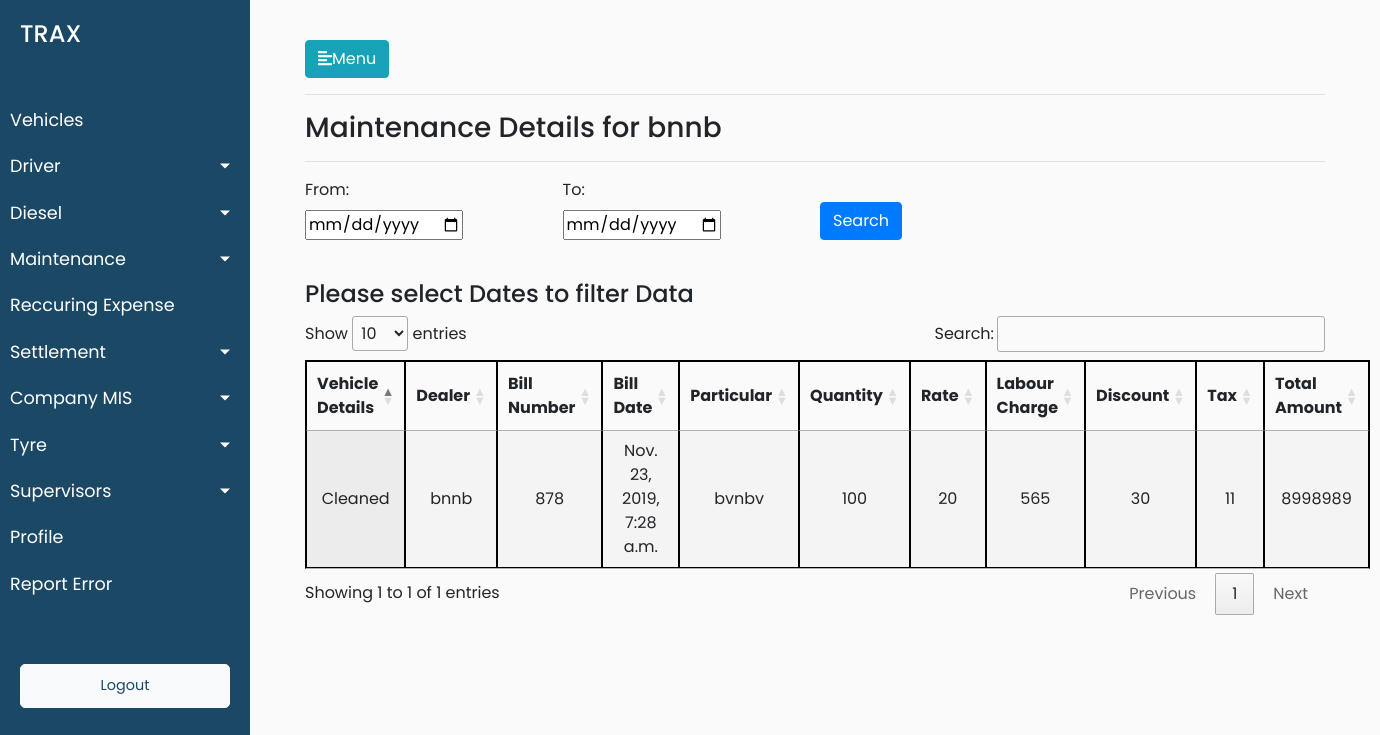
Screenshot of /maintenance/maintenance_update_payment/one_dealer/bnnb/ with the database file from the repository.
### trax_vehicle_manager_data/models.py (models this page shows, shortened)
class Expenses(models.Model):
    expense_name = models.CharField(max_length=50)
    expense_id = models.PositiveSmallIntegerField()
    expense_vehicle_id = models.ForeignKey(Vehicles, on_delete = models.CASCADE)

class Maintenance(Expenses):
    YES = 'yes'
    NO = 'no'
    chalak_malak_choices = ((YES,'yes'),(NO,'no'))
    vehicle_number = models.PositiveIntegerField()
    vehicle_detail = models.CharField(max_length=50)
    bill_date = models.DateTimeField(default=timezone.now)
    vehicle_type = models.CharField(max_length=50)
    chalak_malal = models.CharField(choices=chalak_malak_choices,max_length=100)
    company_name = models.CharField(max_length=50)
    odometer_reading = models.PositiveIntegerField()
    bill_number = models.PositiveIntegerField()
    dealer_part_number = models.PositiveIntegerField()
    maintenance_dealer_name = models.CharField(max_length=900)
    particular = models.CharField(max_length=50)
    particular_details = models.CharField(max_length=50)
    quantity = models.PositiveIntegerField()
    rate = models.PositiveIntegerField()
    amount = models.PositiveIntegerField()
    discount = models.PositiveIntegerField()
    tax = models.PositiveIntegerField()
    tds = models.PositiveIntegerField()
    labour_charge = models.PositiveIntegerField()
    total_amount = models.PositiveIntegerField()

### trax_vehicle_manager_data/views.py (the view)
# urls.py: re_path(r'^maintenance/maintenance_update_payment/one_dealer/(?P<dealer_name>\w+)/$',views.maintenance_summary_one_company,name='maintenance_summary_one_company'),
def maintenance_summary_one_company(request,dealer_name):
    if request.method=="POST":
        date1=request.POST['date1']
        date2=request.POST['date2']
        all_maintenance_objects = Maintenance.objects.filter(maintenance_dealer_name=dealer_name).all()
        maintenance_object_filter_by_bill_date = all_maintenance_objects.filter(bill_date__range=[date1,date2]).all()
        maintenance_dealer_name = Maintenance.objects.get(maintenance_dealer_name=dealer_name).maintenance_dealer_name
        filter_date = "True"
        data = {'date1':date1,'date2':date2,'filter_date':filter_date,'maintenance_dealer_name':maintenance_dealer_name,'all_maintenance_objects':maintenance_object_filter_by_bill_date}
    else:
        all_maintenance_objects = Maintenance.objects.filter(maintenance_dealer_name=dealer_name).all()
        maintenance_dealer_name = Maintenance.objects.get(maintenance_dealer_name=dealer_name).maintenance_dealer_name
        data = {'maintenance_dealer_name':maintenance_dealer_name,'all_maintenance_objects':all_maintenance_objects}
    return render(request,'trax_vehicle_manager_data/view_maintenance_summary_one_company.html',data)

### trax_vehicle_manager_data/templates/trax_vehicle_manager_data/view_maintenance_summary_one_company.html (shortened to what this page needs)
{% extends 'trax_vehicle_manager_data/base.html' %}
{% load static %}
{% block stylesheets %}
<link rel="stylesheet" href="//cdn.datatables.net/1.10.19/css/jquery.dataTables.min.css">
{% endblock stylesheets %}
{% block content %}
<hr>
<h3>Maintenance Details for {{maintenance_dealer_name}}</h3>
<hr>
<form action="{% url 'trax_vehicle_manager_data:maintenance_summary_one_company' dealer_name=maintenance_dealer_name %}" method="post">
                        <div>
                        <div class="form-row">
                        <div class="form-group col-md-3">
                            <label for="start_date_lbl">From:</label><br>
                            <input type="date" class="datepicker" id="date1" name="date1">
                        </div>
                        <div class="form-group col-md-3">
                            <label for="end_date_lbl">To:</label><br>
                            <input type="date" class="datepicker" id="date2" name="date2">
                        </div>
                        <div class="form-group col-md-3">
                        <br>
                        <button type="submit" class="submit-btn btn btn-primary">Search</button>
                        </div>
                        </div>
                        <br>
                    </form>
<div>
{% if filter_date == "True" %}
<h4>{{date1|title}}To{{date2|title}}</h4>
{% else %}
<h4>Please select Dates to filter Data</h4>
{% endif %}
<div>
    <table id="test_table" class="display" style="width:100%">
        <thead>
            <tr>
                <th>Vehicle Details</th>
                <th>Dealer</th>
                <th>Bill Number</th>
                <th>Bill Date</th>
                <th>Particular</th>
                <th>Quantity</th>
                <th>Rate</th>
                <th>Labour Charge</th>
                <th>Discount</th>
                <th>Tax</th>
                <th>Total Amount</th>
            </tr>
        </thead>
        <tbody>
            {% for maintenance_data in all_maintenance_objects %}
            <tr>
                <td>{{maintenance_data.vehicle_detail}}</td>
                <td>{{maintenance_data.maintenance_dealer_name}}</td>
                <td>{{maintenance_data.bill_number}}</td>
                <td>{{maintenance_data.bill_date}}</td>
                <td>{{maintenance_data.particular}}</td>
                <td>{{maintenance_data.quantity}}</td>
                <td>{{maintenance_data.rate}}</td>
                <td>{{maintenance_data.labour_charge}}</td>
                <td>{{maintenance_data.discount}}</td>
                <td>{{maintenance_data.tax}}</td>
                <td>{{maintenance_data.total_amount}}</td>
            </tr>
            {% endfor %}
        </tbody>
    </table>
</div>
{% endblock %}

### trax_vehicle_manager_data/static/trax_vehicle_manager_data/style.css (style rules this page uses)
body { font-family: 'Poppins', sans-serif; background: #fafafa; }
#test_table { text-align: center; }

### trax_vehicle_manager_data/templates/trax_vehicle_manager_data/view_maintenance_summary_one_company.html (style rules this page uses)
table, th, td,caption { border: 1px solid black; border-collapse: collapse; }

### rows the page displays
Maintenance: maintenance_dealer_name "bnnb", vehicle_detail "Cleaned", bill_number "878", bill_date "Nov. 23, 2019, 7:28 a.m.", particular "bvnbv", quantity "100", rate "20", labour_charge "565", discount "30", tax "11", total_amount "8998989"
